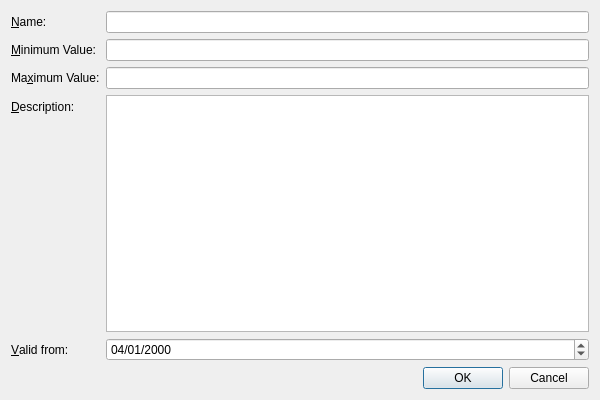
<?xml version="1.0" encoding="UTF-8"?>
<ui version="4.0">
 <class>RatingCriteriaDialog</class>
 <widget class="QDialog" name="RatingCriteriaDialog">
  <property name="geometry">
   <rect>
    <x>0</x>
    <y>0</y>
    <width>600</width>
    <height>400</height>
   </rect>
  </property>
  <property name="sizePolicy">
   <sizepolicy hsizetype="Fixed" vsizetype="Fixed">
    <horstretch>0</horstretch>
    <verstretch>0</verstretch>
   </sizepolicy>
  </property>
  <property name="minimumSize">
   <size>
    <width>600</width>
    <height>400</height>
   </size>
  </property>
  <property name="maximumSize">
   <size>
    <width>600</width>
    <height>400</height>
   </size>
  </property>
  <property name="windowTitle">
   <string>Dialog</string>
  </property>
  <layout class="QFormLayout" name="formLayout">
   <item row="0" column="0">
    <widget class="QLabel" name="nameLabel">
     <property name="text">
      <string>&amp;Name:</string>
     </property>
     <property name="buddy">
      <cstring>nameLineEdit</cstring>
     </property>
    </widget>
   </item>
   <item row="0" column="1">
    <widget class="QLineEdit" name="nameLineEdit"/>
   </item>
   <item row="1" column="0">
    <widget class="QLabel" name="minValueLabel">
     <property name="text">
      <string>&amp;Minimum Value:</string>
     </property>
     <property name="buddy">
      <cstring>minValueLineEdit</cstring>
     </property>
    </widget>
   </item>
   <item row="1" column="1">
    <widget class="QLineEdit" name="minValueLineEdit"/>
   </item>
   <item row="2" column="0">
    <widget class="QLabel" name="maxValueLabel">
     <property name="text">
      <string>Ma&amp;ximum Value:</string>
     </property>
     <property name="buddy">
      <cstring>maxValueLineEdit</cstring>
     </property>
    </widget>
   </item>
   <item row="2" column="1">
    <widget class="QLineEdit" name="maxValueLineEdit"/>
   </item>
   <item row="3" column="0">
    <widget class="QLabel" name="descriptionLabel">
     <property name="text">
      <string>&amp;Description:</string>
     </property>
     <property name="buddy">
      <cstring>descriptionTextEdit</cstring>
     </property>
    </widget>
   </item>
   <item row="3" column="1">
    <widget class="QTextEdit" name="descriptionTextEdit"/>
   </item>
   <item row="4" column="0">
    <widget class="QLabel" name="dateLabel">
     <property name="text">
      <string>&amp;Valid from:</string>
     </property>
     <property name="buddy">
      <cstring>dateEdit</cstring>
     </property>
    </widget>
   </item>
   <item row="4" column="1">
    <widget class="QDateEdit" name="dateEdit">
     <property name="dateTime">
      <datetime>
       <hour>0</hour>
       <minute>0</minute>
       <second>0</second>
       <year>2000</year>
       <month>1</month>
       <day>4</day>
      </datetime>
     </property>
     <property name="displayFormat">
      <string>dd/MM/yyyy</string>
     </property>
    </widget>
   </item>
   <item row="5" column="1">
    <widget class="QDialogButtonBox" name="buttonBox">
     <property name="orientation">
      <enum>Qt::Horizontal</enum>
     </property>
     <property name="standardButtons">
      <set>QDialogButtonBox::Cancel|QDialogButtonBox::Ok</set>
     </property>
    </widget>
   </item>
  </layout>
 </widget>
 <tabstops>
  <tabstop>nameLineEdit</tabstop>
  <tabstop>minValueLineEdit</tabstop>
  <tabstop>maxValueLineEdit</tabstop>
  <tabstop>descriptionTextEdit</tabstop>
  <tabstop>dateEdit</tabstop>
  <tabstop>buttonBox</tabstop>
 </tabstops>
 <resources/>
 <connections/>
</ui>
